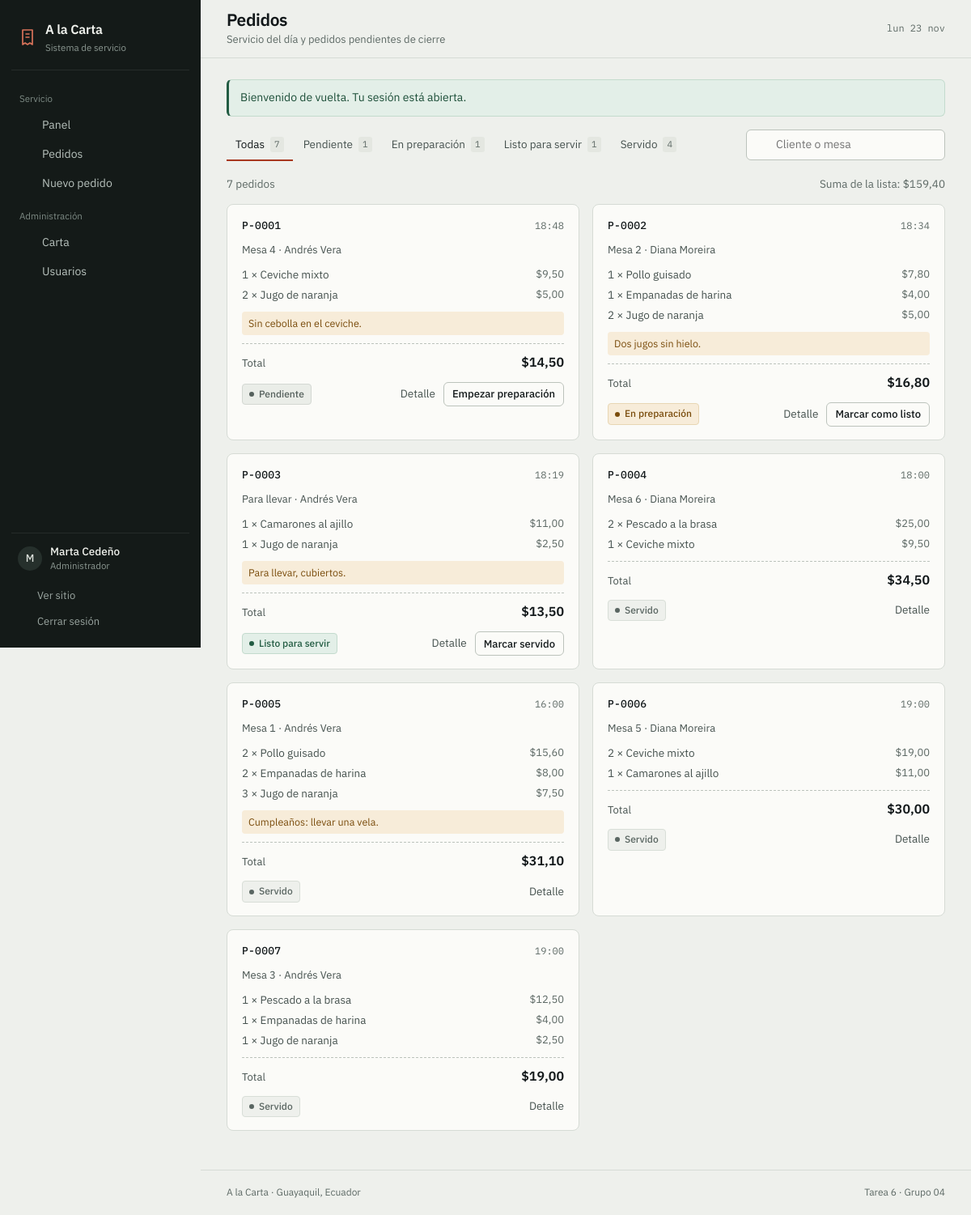
Screenshot of /pedidos.php (signed in) with the database file from the repository.
### tables this page shows
CREATE TABLE users (
    id         INT AUTO_INCREMENT PRIMARY KEY,
    full_name  VARCHAR(80) NOT NULL,
    username   VARCHAR(50) NOT NULL,
    email      VARCHAR(100) NOT NULL UNIQUE,
    password   VARCHAR(255) NOT NULL,
    role_id    INT NOT NULL,
    active     TINYINT(1) NOT NULL DEFAULT 1,
    created_at DATETIME NOT NULL DEFAULT CURRENT_TIMESTAMP,
    CONSTRAINT fk_users_role FOREIGN KEY (role_id) REFERENCES roles(id)
);

CREATE TABLE roles (
    id   INT AUTO_INCREMENT PRIMARY KEY,
    name VARCHAR(30) NOT NULL
);

CREATE TABLE orders (
    id           INT AUTO_INCREMENT PRIMARY KEY,
    user_id      INT NOT NULL,
    waiter_id    INT DEFAULT NULL,
    table_number INT DEFAULT NULL,
    status       ENUM('Pending', 'Preparing', 'Ready to serve', 'Served') NOT NULL DEFAULT 'Pending',
    notes        VARCHAR(255) DEFAULT NULL,
    created_at   DATETIME NOT NULL DEFAULT CURRENT_TIMESTAMP,
    updated_at   DATETIME NOT NULL DEFAULT CURRENT_TIMESTAMP ON UPDATE CURRENT_TIMESTAMP,
    CONSTRAINT fk_orders_user   FOREIGN KEY (user_id)   REFERENCES users(id),
    CONSTRAINT fk_orders_waiter FOREIGN KEY (waiter_id) REFERENCES users(id)
);

CREATE TABLE order_items (
    id         INT AUTO_INCREMENT PRIMARY KEY,
    order_id   INT NOT NULL,
    dish_id    INT NOT NULL,
    quantity   INT NOT NULL,
    unit_price DECIMAL(10, 2) NOT NULL,
    CONSTRAINT fk_items_order FOREIGN KEY (order_id) REFERENCES orders(id) ON DELETE CASCADE,
    CONSTRAINT fk_items_dish  FOREIGN KEY (dish_id)  REFERENCES dishes(id)
);

CREATE TABLE dishes (
    id          INT AUTO_INCREMENT PRIMARY KEY,
    name        VARCHAR(50) NOT NULL,
    description VARCHAR(255),
    price       DECIMAL(10, 2) NOT NULL,
    category    VARCHAR(30) NOT NULL DEFAULT 'Platos fuertes',
    image       VARCHAR(120) DEFAULT NULL,
    available   TINYINT(1) NOT NULL DEFAULT 1
);

### includes/auth.php (called while the page is built, shortened)
<?php
function usuario_actual(): ?array
{
    global $pdo;
    $id = $_SESSION['usuario_id'] ?? null;
    $sql = 'SELECT u.id, u.full_name, u.username, u.email, u.active, r.name AS role
            FROM users u
            JOIN roles r ON r.id = u.role_id
            WHERE u.id = :id';
    $consulta = $pdo->prepare($sql);
    $consulta->execute(['id' => $id]);
    $fila = $consulta->fetch();
    $usuario = $fila;
    return $usuario;
}
function requiere_sesion(): array
{
    $usuario = usuario_actual();
    return $usuario;
}

### includes/comanda.php (the view, shortened to what this page needs)
<?php
function items_de_pedidos(PDO $pdo, array $ids): array
{
    $marcadores = implode(',', array_fill(0, count($ids), '?'));
    $sql = "SELECT oi.order_id, oi.quantity, oi.unit_price, d.name
            FROM order_items oi
            JOIN dishes d ON d.id = oi.dish_id
            WHERE oi.order_id IN ($marcadores)
            ORDER BY oi.id";
    $consulta = $pdo->prepare($sql);
    $consulta->execute(array_values($ids));
    $agrupados = [];
    foreach ($consulta->fetchAll() as $linea) {
        $agrupados[(int) $linea['order_id']][] = $linea;
    }
    return $agrupados;
}
function comanda_ticket(
    array $pedido,
    array $items,
    string $rol,
    bool $verCliente = true,
    string $volver = 'detalle'
): void {
    $siguiente = siguiente_estado($rol, $pedido['status']);
    $codigo    = 'P-' . str_pad((string) $pedido['id'], 4, '0', STR_PAD_LEFT);
    $total     = (float) $pedido['total'];
    ?>
    <article class="tique">
        <header class="tique__cabecera">
            <span class="tique__codigo"><?= e($codigo) ?></span>
            <span class="tique__hora"><?= hora($pedido['created_at']) ?></span>
        </header>
        <p class="tique__meta">
            <?= $pedido['table_number'] ? 'Mesa ' . (int) $pedido['table_number'] : 'Para llevar' ?>
            <?php if ($verCliente): ?>
                · <?= e($pedido['cliente']) ?>
            <?php endif; ?>
        </p>
        <ul class="tique__lineas">
            <?php foreach ($items as $linea): ?>
                <li>
                    <span><?= (int) $linea['quantity'] ?> × <?= e($linea['name']) ?></span>
                    <span class="cifra"><?= dinero((float) $linea['quantity'] * (float) $linea['unit_price']) ?></span>
                </li>
            <?php endforeach; ?>
        </ul>
        <?php if (!empty($pedido['notes'])): ?>
            <p class="tique__nota"><?= e($pedido['notes']) ?></p>
        <?php endif; ?>
        <div class="tique__total">
            <span>Total</span>
            <span class="cifra"><?= dinero($total) ?></span>
        </div>
        <footer class="tique__pie">
            <span class="estado estado--<?= estado_clase($pedido['status']) ?>">
                <?= e(estado_etiqueta($pedido['status'])) ?>
            </span>
            <span class="tique__acciones">
                <a class="enlace-discreto" href="pedido_detalle.php?id=<?= (int) $pedido['id'] ?>">Detalle</a>
                <?php if ($siguiente): ?>
                    <form method="post" action="pedido_estado.php" class="en-linea">
                        <button class="boton boton--pequeno boton--fantasma" type="submit">
                            <?= e(accion_estado($pedido['status'])) ?>
                        </button>
                    </form>
                <?php endif; ?>
            </span>
        </footer>
    </article>
    <?php
}

### includes/header.php (shortened to what this page needs)
<?php
$activo     = $activo ?? '';
$subtitulo  = $subtitulo ?? null;
$rol        = $usuario['role'] ?? 'Client';
$esCliente  = $rol === 'Client';
$dias  = ['dom', 'lun', 'mar', 'mié', 'jue', 'vie', 'sáb'];
$meses = ['ene', 'feb', 'mar', 'abr', 'may', 'jun', 'jul', 'ago', 'sep', 'oct', 'nov', 'dic'];
$hoy   = $dias[(int) date('w')] . ' ' . date('j') . ' ' . $meses[(int) date('n') - 1];
$grupos = [
    'Servicio' => [
        ['panel.php', 'Panel', 'panel', ['Administrator', 'Chef', 'Waiter', 'Client']],
        ['pedidos.php', $esCliente ? 'Mis pedidos' : 'Pedidos', 'pedidos', ['Administrator', 'Chef', 'Waiter', 'Client']],
        ['pedido_nuevo.php', 'Nuevo pedido', 'nuevo', ['Administrator', 'Waiter', 'Client']],
    ],
    'Administración' => [
        ['platos.php', 'Carta', 'carta', ['Administrator']],
        ['usuarios.php', 'Usuarios', 'usuarios', ['Administrator']],
    ],
];
?>
<!DOCTYPE html>
<html lang="es">
<head>
    <link rel="stylesheet" href="assets/css/fuentes.css">
    <link rel="stylesheet" href="assets/vendor/bootstrap.min.css">
    <link rel="stylesheet" href="assets/css/estilos.css">
</head>
<body class="app">
<div class="armazon">
    <aside class="lateral" id="lateral" aria-label="Menú del sistema">
        <a class="lateral__marca" href="panel.php">
            <svg width="24" height="24" viewBox="0 0 24 24" fill="none" stroke="currentColor"
                 stroke-width="1.7" stroke-linejoin="round" aria-hidden="true">
                <path d="M6 3h12v18l-3-2-3 2-3-2-3 2V3z"/>
                <path d="M9.5 8h5M9.5 12h5"/>
            </svg>
            <span>
                <span class="lateral__nombre">A la Carta</span>
                <span class="lateral__sub">Sistema de servicio</span>
            </span>
        </a>
        <nav class="lateral__nav">
            <?php foreach ($grupos as $grupo => $enlaces): ?>
                <?php $visibles = array_filter($enlaces, fn ($e) => in_array($rol, $e[3], true)); ?>
                <?php if ($visibles): ?>
                    <p class="lateral__grupo"><?= e($grupo) ?></p>
                    <?php foreach ($visibles as [$ruta, $texto, $clave]): ?>
                        <a class="lateral__enlace <?= $activo === $clave ? 'activo' : '' ?>" href="<?= $ruta ?>"
                           <?= $activo === $clave ? 'aria-current="page"' : '' ?>>
                            <?= icono($clave === 'carta' ? 'carta' : $clave, 18) ?>
                            <span><?= e($texto) ?></span>
                        </a>
                    <?php endforeach; ?>
                <?php endif; ?>
            <?php endforeach; ?>
        </nav>
        <div class="lateral__pie">
            <div class="lateral__usuario">
                <span class="inicial" aria-hidden="true"><?= e(mb_substr($usuario['full_name'], 0, 1)) ?></span>
                <span>
                    <strong><?= e($usuario['full_name']) ?></strong>
                    <span class="lateral__rol"><?= e(rol_etiqueta($rol)) ?></span>
                </span>
            </div>
            <a class="lateral__salir" href="index.php"><?= icono('sitio', 16) ?> Ver sitio</a>
            <a class="lateral__salir" href="logout.php"><?= icono('salir', 16) ?> Cerrar sesión</a>
        </div>
    </aside>
    <div class="area">
        <header class="barra">
            <div class="barra__titulo">
                <h1><?= e($titulo) ?></h1>
                <?php if ($subtitulo): ?><p class="barra__sub"><?= e($subtitulo) ?></p><?php endif; ?>
            </div>
            <p class="barra__fecha"><?= $hoy ?></p>
        </header>
        <main class="contenido-app" id="contenido">

### pedidos.php (shortened to what this page needs)
<?php
require_once __DIR__ . '/includes/config.php';
require_once __DIR__ . '/includes/comanda.php';
$usuario = requiere_sesion();
$rol     = $usuario['role'];
$esCliente = $rol === 'Client';
$estadoFiltro = $_GET['estado'] ?? 'todos';
$busqueda = trim($_GET['q'] ?? '');
$soloMios = $rol === 'Waiter' && isset($_GET['mios']);
$titulo    = $esCliente ? 'Mis pedidos' : 'Pedidos';
$subtitulo = $esCliente
    ? 'Historial y estado de tus pedidos'
    : 'Servicio del día y pedidos pendientes de cierre';
$comun  = '';
$params = [];
$consulta = $pdo->prepare("SELECT o.status, COUNT(*) AS total FROM orders o WHERE 1=1$comun GROUP BY o.status");
$consulta->execute($params);
$conteos = ['todos' => 0] + array_fill_keys(array_keys(ESTADOS), 0);
foreach ($consulta->fetchAll() as $fila) {
    $conteos[$fila['status']] = (int) $fila['total'];
    $conteos['todos'] += (int) $fila['total'];
}
$sql = "SELECT o.id, o.status, o.table_number, o.notes, o.created_at,
               u.full_name AS cliente, w.full_name AS camarero,
               (SELECT COALESCE(SUM(quantity * unit_price), 0)
                FROM order_items WHERE order_id = o.id) AS total
        FROM orders o
        JOIN users u ON u.id = o.user_id
        LEFT JOIN users w ON w.id = o.waiter_id
        WHERE 1=1$comun";
$sql .= ' ORDER BY FIELD(o.status, "Pending", "Preparing", "Ready to serve", "Served"), o.created_at DESC LIMIT 60';
$consulta = $pdo->prepare($sql);
$consulta->execute($params);
$pedidos = $consulta->fetchAll();
$items = items_de_pedidos($pdo, array_column($pedidos, 'id'));
$sumaLista = array_sum(array_column($pedidos, 'total'));
function enlace_filtro(string $estado, string $busqueda, bool $soloMios): string
{
    $partes = ['estado' => $estado];
    return 'pedidos.php?' . http_build_query($partes);
}
require __DIR__ . '/includes/header.php';
?>
<div class="barra-herramientas">
    <nav class="pestanas" aria-label="Filtrar por estado">
        <a class="pestana <?= $estadoFiltro === 'todos' ? 'activa' : '' ?>" href="<?= e(enlace_filtro('todos', $busqueda, $soloMios)) ?>">
            Todas <span class="pestana__cuenta cifra"><?= $conteos['todos'] ?></span>
        </a>
        <?php foreach (ESTADOS as $clave => $datos): ?>
            <a class="pestana <?= $estadoFiltro === $clave ? 'activa' : '' ?>" href="<?= e(enlace_filtro($clave, $busqueda, $soloMios)) ?>">
                <?= e($datos['etiqueta']) ?> <span class="pestana__cuenta cifra"><?= $conteos[$clave] ?></span>
            </a>
        <?php endforeach; ?>
    </nav>
    <form class="buscador" method="get" action="pedidos.php">
        <?= icono('buscar', 16) ?>
        <input type="search" id="q" name="q" value="<?= e($busqueda) ?>"
               placeholder="<?= $esCliente ? 'Buscar en mis pedidos' : 'Cliente o mesa' ?>">
    </form>
</div>
<div class="lista-resumen">
    <p class="nota-gris">
        <?= count($pedidos) ?> <?= count($pedidos) === 1 ? 'pedido' : 'pedidos' ?>
    </p>
    <p class="nota-gris">Suma de la lista: <span class="cifra"><?= dinero($sumaLista) ?></span></p>
</div>
<?php if ($pedidos): ?>
    <div class="comandas">
        <?php foreach ($pedidos as $pedido): ?>
            <?php comanda_ticket($pedido, $items[$pedido['id']] ?? [], $rol, !$esCliente, 'pedidos'); ?>
        <?php endforeach; ?>
    </div>
<?php endif; ?>
<?php require __DIR__ . '/includes/footer.php'; ?>

### rows the page displays
users: full_name "M", full_name "Marta Cedeño", role.name "Administrador", role.name "Pedidos"
orders: id "P-0001", created_at "18:48", table_number "4", user.full_name "Andrés Vera", notes "Sin cebolla en el ceviche.", total "$14,50", status "Pendiente", status "Empezar preparación"
order_items: quantity "1", dish.name "Ceviche mixto", dinero((float) $linea['quantity'] * (float) $linea['unit_price']) "$9,50"
order_items: quantity "2", dish.name "Jugo de naranja", dinero((float) $linea['quantity'] * (float) $linea['unit_price']) "$5,00"
orders: id "P-0002", created_at "18:34", table_number "2", user.full_name "Diana Moreira", notes "Dos jugos sin hielo.", total "$16,80", status "En preparación", status "Marcar como listo"
order_items: quantity "1", dish.name "Pollo guisado", dinero((float) $linea['quantity'] * (float) $linea['unit_price']) "$7,80"
order_items: quantity "1", dish.name "Empanadas de harina", dinero((float) $linea['quantity'] * (float) $linea['unit_price']) "$4,00"
order_items: quantity "2", dish.name "Jugo de naranja", dinero((float) $linea['quantity'] * (float) $linea['unit_price']) "$5,00"
orders: id "P-0003", created_at "18:19", shows "Para llevar", user.full_name "Andrés Vera", notes "Para llevar, cubiertos.", total "$13,50", status "Listo para servir", status "Marcar servido"
order_items: quantity "1", dish.name "Camarones al ajillo", dinero((float) $linea['quantity'] * (float) $linea['unit_price']) "$11,00"
order_items: quantity "1", dish.name "Jugo de naranja", dinero((float) $linea['quantity'] * (float) $linea['unit_price']) "$2,50"
orders: id "P-0004", created_at "18:00", table_number "6", user.full_name "Diana Moreira", total "$34,50", status "Servido"
order_items: quantity "2", dish.name "Pescado a la brasa", dinero((float) $linea['quantity'] * (float) $linea['unit_price']) "$25,00"
order_items: quantity "1", dish.name "Ceviche mixto", dinero((float) $linea['quantity'] * (float) $linea['unit_price']) "$9,50"
orders: id "P-0005", created_at "16:00", table_number "1", user.full_name "Andrés Vera", notes "Cumpleaños: llevar una vela.", total "$31,10", status "Servido"
order_items: quantity "2", dish.name "Pollo guisado", dinero((float) $linea['quantity'] * (float) $linea['unit_price']) "$15,60"
order_items: quantity "2", dish.name "Empanadas de harina", dinero((float) $linea['quantity'] * (float) $linea['unit_price']) "$8,00"
order_items: quantity "3", dish.name "Jugo de naranja", dinero((float) $linea['quantity'] * (float) $linea['unit_price']) "$7,50"
orders: id "P-0006", created_at "19:00", table_number "5", user.full_name "Diana Moreira", total "$30,00", status "Servido"
order_items: quantity "2", dish.name "Ceviche mixto", dinero((float) $linea['quantity'] * (float) $linea['unit_price']) "$19,00"
order_items: quantity "1", dish.name "Camarones al ajillo", dinero((float) $linea['quantity'] * (float) $linea['unit_price']) "$11,00"
orders: id "P-0007", created_at "19:00", table_number "3", user.full_name "Andrés Vera", total "$19,00", status "Servido"
order_items: quantity "1", dish.name "Pescado a la brasa", dinero((float) $linea['quantity'] * (float) $linea['unit_price']) "$12,50"
order_items: quantity "1", dish.name "Empanadas de harina", dinero((float) $linea['quantity'] * (float) $linea['unit_price']) "$4,00"
order_items: quantity "1", dish.name "Jugo de naranja", dinero((float) $linea['quantity'] * (float) $linea['unit_price']) "$2,50"

### other values shown
$grupo "Servicio"
$texto "Panel"
$texto "Pedidos"
$texto "Nuevo pedido"
$grupo "Administración"
$texto "Carta"
$texto "Usuarios"
$subtitulo "Servicio del día y pedidos pendientes de cierre"
$aviso['mensaje'] "Bienvenido de vuelta. Tu sesión está abierta."
$conteos['todos'] "7"
$datos['etiqueta'] "Pendiente"
$conteos[$clave] "1"
$datos['etiqueta'] "En preparación"
$datos['etiqueta'] "Listo para servir"
$datos['etiqueta'] "Servido"
